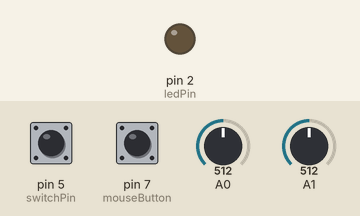
Simulated run of this sketch. Board: Arduino Leonardo, built with avr-gcc and run on an emulated ATmega32U4. On the bench: output pins drawn as LEDs (lit = HIGH). Inputs (shaded band) come from the test bench; at power-on: pin 5 (switchPin) LOW, pin 7 (mouseButton) LOW, A0 = 512, A1 = 512. USB keyboard and mouse output is not drawn.

Above: at 1.2 s.
1.3 s: pin 5 (switchPin) pulled HIGH for 0.15 s
At 1.8 s:
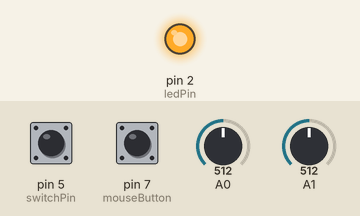
2.9 s: pin 5 (switchPin) pulled HIGH for 1 s
At 4.2 s:
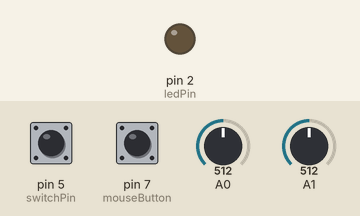
5.4 s: pin 5 (switchPin) pulled HIGH for 3.2 s
At 6.3 s:
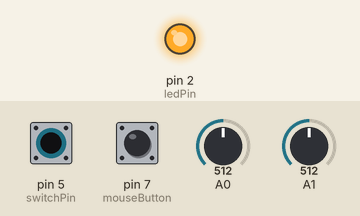
Timing chart, 0 to 8.4 s (numbered marks = the images above; inputs shaded):
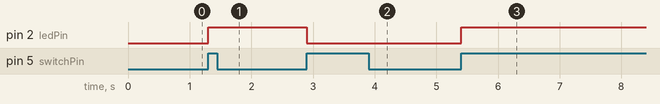

Measured:
- after the input at 1.3 s, pin 2 (ledPin): LOW → HIGH at once
- after the input at 2.9 s, pin 2 (ledPin): HIGH → LOW at once
- after the input at 5.4 s, pin 2 (ledPin): LOW → HIGH at once

The sketch:

mouse.ino
```cpp
#include "Mouse.h"

// set pin numbers for switch, joystick axes, and LED:
const int switchPin = 5; // switch to turn on and off mouse control
const int mouseButton = 7; // input pin for the mouse pushButton
const int xAxis = A1; // joystick X axis
const int yAxis = A2; // joystick Y axis
const int ledPin = 2; // Mouse control LED

// parameters for reading the joystick:
int range = 12; // output range of X or Y movement
int responseDelay = 5; // response delay of the mouse, in ms
int threshold = range / 4; // resting threshold
int center = range / 2; // resting position value

boolean mouseIsActive = false; // whether or not to control the mouse
int lastSwitchState = LOW; // previous switch state

void setup() {
pinMode(switchPin, INPUT); // the switch pin
pinMode(ledPin, OUTPUT); // the LED pin
// take control of the mouse:
Mouse.begin();
}

void loop() {
// read the switch:
int switchState = digitalRead(switchPin);
// if it's changed and it's high, toggle the mouse state:
if (switchState != lastSwitchState) {
if (switchState == HIGH) {
mouseIsActive = !mouseIsActive;
// turn on LED to indicate mouse state:
digitalWrite(ledPin, mouseIsActive);
}
}
// save switch state for next comparison:
lastSwitchState = switchState;

// read and scale the two axes:
int xReading = readAxis(A0);
int yReading = readAxis(A1);

// if the mouse control state is active, move the mouse:
if (mouseIsActive) {
Mouse.move(xReading, yReading, 0);
}

// read the mouse button and click or not click:
// if the mouse button is pressed:
if (digitalRead(mouseButton) == HIGH) {
// if the mouse is not pressed, press it:
if (!Mouse.isPressed(MOUSE_LEFT)) {
Mouse.press(MOUSE_LEFT);
}
}
// else the mouse button is not pressed:
else {
// if the mouse is pressed, release it:
if (Mouse.isPressed(MOUSE_LEFT)) {
Mouse.release(MOUSE_LEFT);
}
}

delay(responseDelay);
}

/*
reads an axis (0 or 1 for x or y) and scales the
analog input range to a range from 0 to
*/

int readAxis(int thisAxis) {
// read the analog input:
int reading = analogRead(thisAxis);

// map the reading from the analog input range to the output range:
reading = map(reading, 0, 1023, 0, range);

// if the output reading is outside from the
// rest position threshold, use it:
int distance = reading - center;

if (abs(distance) < threshold) {
distance = 0;
}

// return the distance for this axis:
return distance;
}
```
